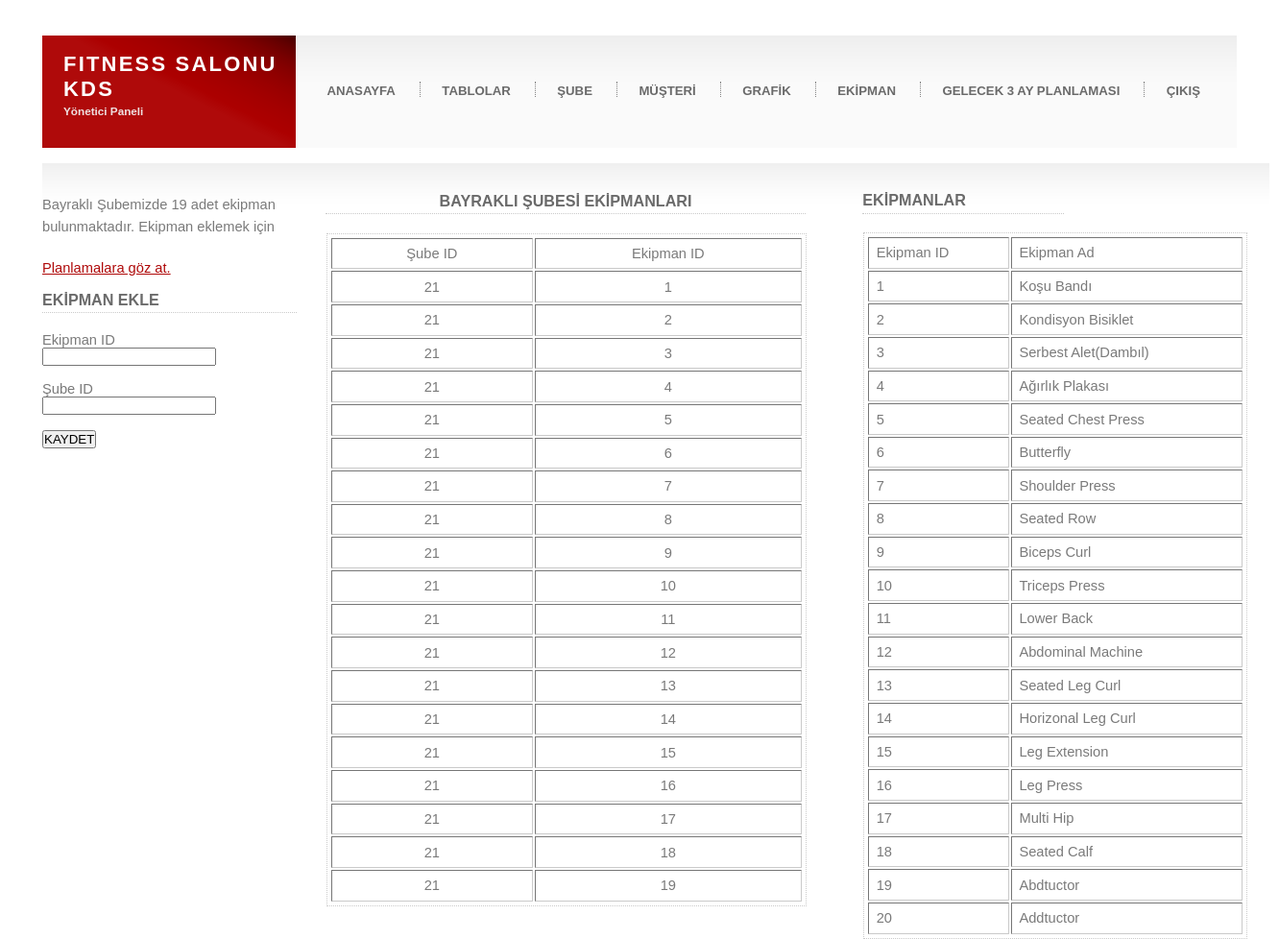
Screenshot of /fitness_kds/ekipbay.php with the database file from the repository.
### tables this page shows
CREATE TABLE IF NOT EXISTS `ekipman` (
  `ekipman_id` int(11) NOT NULL AUTO_INCREMENT,
  `ekipman_ad` varchar(255) NOT NULL,
  PRIMARY KEY (`ekipman_id`)
);

### fitness_kds/ekipbay.php (the view, shortened to what this page needs)
<?php
$db = new PDO("mysql:host=localhost; dbname=fitness_sube_kds; charset=utf8", 'root' , '');
?>
<!DOCTYPE html >
<html lang="turkish">
<head>
    <link href="default.css" rel="stylesheet" type="text/css" />
</head>
<body>
    <div id="outer">
        <div id="header">
            <h1><a href="#">FITNESS SALONU KDS</a></h1>
            <h2>Yönetici Paneli</h2>
        </div>
        <div id="menu">
            <ul>
                <li class="first"><a href="index.php">ANASAYFA</a></li>
                <li><a href="tablolar.php">TABLOLAR</a></li>
                <li><a href="sube.php">ŞUBE</a></li>
                <li><a href="musteri.php">MÜŞTERİ</a></li>
                <li><a href="grafik.php">GRAFİK</a></li>
                <li><a href="ekipman.php">EKİPMAN</a></li>
                <li><a href="gelecek.php">GELECEK 3 AY PLANLAMASI</a></li>
                <li><a href="giris.php">ÇIKIŞ</a></li>
            </ul>
        </div></br>
        <div id="content">
                <div id="secondContent" style="width:265px"></br></br>
                        <p>Bayraklı Şubemizde 19 adet ekipman bulunmaktadır. Ekipman eklemek için</p>
                        <a href="gelecek2.php">Planlamalara göz at.</a></br></br>
                        <h3>EKİPMAN EKLE</h3>
                            <form action="" method="post" class="kayit">
                                <div>
                                    <label for="ekipman_id" class="form-label">Ekipman ID</label></br>
                                    <input type="text" class="form-control " name="ekipman_id">
                                </div>
                                <div>
                                    <label for="sube_id" class="form-label">Şube ID</label></br>
                                    <input type="text" class="form-control " name="sube_id">
                                </div>
                                <button type="submit" name="kaydet">KAYDET</button>
                            </form>
                </div>
                <?php
                $sorgu=$db->prepare('SELECT * FROM ekipman_bayrakli');
                $sorgu->execute();
                $ekipman1=$sorgu-> fetchAll(PDO::FETCH_OBJ);
                ?>
                <div id="firstContent" style="width:500px">
                    <h3>BAYRAKLI ŞUBESİ EKİPMANLARI</h3>
                        <table table border="5" cellpadding="2" style="width: 500px;">
                        <tr>
                        <td>Şube ID</td>
                        <td>Ekipman ID</td>
                        </tr>
                        <?php
                        foreach($ekipman1 as $ek){?>
                            <tr>
                            <td><?= $ek->sube_id ?></td>
                            <td><?= $ek->ekipman_id ?></td>
                            </tr>
                        <?php } ?>
                        </table>
                </div>
                <div id="thirdContent" style="width:210px" >
                    <?php
                    $sorgu=$db->prepare('SELECT * FROM ekipman');
                    $sorgu->execute();
                    $ekipman=$sorgu-> fetchAll(PDO::FETCH_OBJ);
                    ?>
                    <h3>EKİPMANLAR</h3>
                        <table table border="5" cellpadding="2" style="width: 400px;">
                        <tr>
                        <td>Ekipman ID</td>
                        <td>Ekipman Ad</td>
                        </tr>
                        <?php
                        foreach($ekipman as $ek){?>
                            <tr>
                            <td><?= $ek->ekipman_id ?></td>
                            <td><?= $ek->ekipman_ad ?></td>
                            </tr>
                        <?php } ?>
                        </table>
                </div>
        </div>
</body>
</html>

### fitness_kds/default.css (style rules this page uses)
* { margin: 0em; padding: 0em; }
h1, h2, h3, h4, h5, h6 { color: #6a6a6a; }
body { font-family: "Trebuchet MS", sans-serif; color: #7a7a7a; font-size: 11pt; }
a { color: #AF0A0A; text-decoration: underline; }
#outer { margin: 2.5em 3.0em 1.5em 3.0em; }
#header { padding: 0em 1.5em 0em 1.5em; height: 8em; width: 15em; float: left; position: relative; background: #AF0A0A url('images/a1.gif') top right no-repeat; }
#header h1 { position: absolute; bottom: 2.2em; font-size: 1.5em; letter-spacing: 0.1em; }
#header h1 a { color: #fff; text-decoration: none; }
#header h2 { position: absolute; bottom: 2.7em; color: #EFE0E0; font-size: 0.8em; }
#menu { height: 8em; background: #fafafa url('images/a2.gif') top left repeat-x; margin-left: 18em; position: relative; }
#menu ul { list-style: none; position: absolute; top: 3.3em; margin-left: 1.5em; }
#menu li { display: inline; border-left: dotted 1px #848484; padding-left: 0.8em; }
#menu li.first { border-left: 0px; padding-left: 0em; }
#menu li a { text-decoration: none; color: #6a6a6a; font-weight: bold; padding: 0.8em; margin-right: 0.8em; font-size: 0.9em; }
#content { background: #fff url('images/a3.gif') top left repeat-x; display: flex; height: 300px; width: 1278px; }
#content p { margin-bottom: 1.5em; line-height: 1.6em; }
#content h3 { font-size: 1.1em; }
#content h2, h3, h4, h5, h6 { padding-bottom: 0.2em; margin-bottom: 1.2em; border-bottom: dotted 1px #cacaca; }
#content table { border: dotted 1px #cacaca; width: 713px; height: 100px; margin: 1px; padding: 2px; }
#content table td { padding: 0.5em; }
#firstContent { width: 100px; height: 100px; margin: 10px; padding: 20px; text-align: center; }
#thirdContent { float: left; width: 15em; padding: 2em; }

### rows the page displays
ekipman: ekipman_id "1", ekipman_ad "Koşu Bandı"
ekipman: ekipman_id "2", ekipman_ad "Kondisyon Bisiklet"
ekipman: ekipman_id "3", ekipman_ad "Serbest Alet(Dambıl)"
ekipman: ekipman_id "4", ekipman_ad "Ağırlık Plakası"
ekipman: ekipman_id "5", ekipman_ad "Seated Chest Press"
ekipman: ekipman_id "6", ekipman_ad "Butterfly"
ekipman: ekipman_id "7", ekipman_ad "Shoulder Press"
ekipman: ekipman_id "8", ekipman_ad "Seated Row"
ekipman: ekipman_id "9", ekipman_ad "Biceps Curl"
ekipman: ekipman_id "10", ekipman_ad "Triceps Press"
ekipman: ekipman_id "11", ekipman_ad "Lower Back"
ekipman: ekipman_id "12", ekipman_ad "Abdominal Machine"
ekipman: ekipman_id "13", ekipman_ad "Seated Leg Curl"
ekipman: ekipman_id "14", ekipman_ad "Horizonal Leg Curl"
ekipman: ekipman_id "15", ekipman_ad "Leg Extension"
ekipman: ekipman_id "16", ekipman_ad "Leg Press"
ekipman: ekipman_id "17", ekipman_ad "Multi Hip"
ekipman: ekipman_id "18", ekipman_ad "Seated Calf"
ekipman: ekipman_id "19", ekipman_ad "Abdtuctor"
ekipman: ekipman_id "20", ekipman_ad "Addtuctor"

### other values shown
$ek->sube_id "21"
$ek->ekipman_id "1"
$ek->ekipman_id "2"
$ek->ekipman_id "3"
$ek->ekipman_id "4"
$ek->ekipman_id "5"
$ek->ekipman_id "6"
$ek->ekipman_id "7"
$ek->ekipman_id "8"
$ek->ekipman_id "9"
$ek->ekipman_id "10"
$ek->ekipman_id "11"
$ek->ekipman_id "12"
$ek->ekipman_id "13"
$ek->ekipman_id "14"
